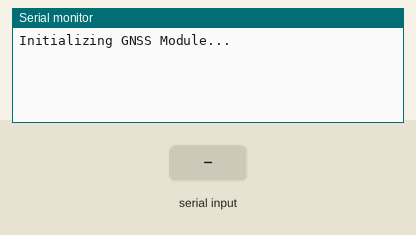
The sketch below on a simulated Arduino Uno, built with avr-gcc and run on an emulated ATmega328P. Parts: the last lines printed to the serial monitor. The test bench sets the inputs (shaded band).

Above: at 1.2 s.
1.3 s: ",\n" received over Serial
At 1.9 s:
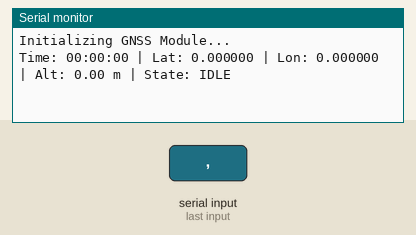
2.8 s: "90,45,200,10,150,30\n" received over Serial
At 3.8 s:
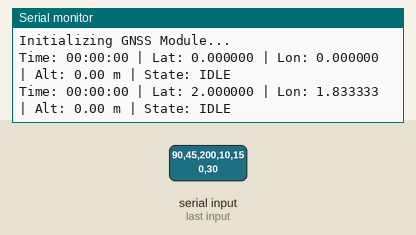

Measured:
- after the input at 1.3 s, the serial monitor: prints a new line at once (image 1)
- after the input at 2.8 s, the serial monitor: prints a new line at once (image 2)

The sketch:

JANUSTAKEME.ino
```cpp
String nmeaSentence = "";
double latitude = 0, longitude = 0, altitude = 0;
int hour = 0, minute = 0, second = 0;

// Flight state machine
enum FlightState {
  IDLE,
  ASCENT,
  APOGEE,
  DESCENT,
  PAYLOAD_DEPLOYED,
  LANDED
};

FlightState currentState = IDLE;
double peakAltitude = 0;
bool payloadDeployed = false;

double prevAltitude = 0; // previous altitude to detect ascent/descent

void setup() {
  Serial.begin(9600);  // Hardware UART: TX0/RX0

  Serial.println("Initializing GNSS Module...");

}

void loop() {
  while (Serial.available()) {
    char c = Serial.read();

    if (c == '\n') { // End of NMEA sentence
      parseGGA(nmeaSentence);   // Parse GNGGA
      nmeaSentence = "";

      // Update flight state using previous-altitude logic
      updateFlightState(altitude);

      // Print flight data
      Serial.print("Time: ");
      print2digits(hour); Serial.print(":");
      print2digits(minute); Serial.print(":");
      print2digits(second);

      Serial.print(" | Lat: "); Serial.print(latitude, 6);
      Serial.print(" | Lon: "); Serial.print(longitude, 6);
      Serial.print(" | Alt: "); Serial.print(altitude, 2);
      Serial.print(" m | State: ");
      printState(currentState);
      Serial.println();

    } else if (c != '\r') {
      nmeaSentence += c; // accumulate sentence
    }
  }
}

// ------------------- PARSE GNGGA -------------------
void parseGGA(String s) {
  // $GNGGA,hhmmss.sss,lat,N,lon,E,fix,numSV,HDOP,alt,M,...
  String parts[15];
  int idx = 0;
  while (s.indexOf(",") != -1) {
    parts[idx++] = s.substring(0, s.indexOf(","));
    s = s.substring(s.indexOf(",")+1);
  }
  parts[idx] = s;

  // Parse time
  if(parts[1].length() >= 6){
    hour = parts[1].substring(0,2).toInt();
    minute = parts[1].substring(2,4).toInt();
    second = parts[1].substring(4,6).toInt();
  }

  // Parse latitude & longitude
  if(parts[2].length() > 0 && parts[4].length() > 0){
    latitude = convertToDecimal(parts[2].toFloat(), parts[3].charAt(0));
    longitude = convertToDecimal(parts[4].toFloat(), parts[5].charAt(0));
  }

  // Parse altitude (MSL)
  if(parts[9].length() > 0){
    altitude = parts[9].toFloat();
  }
}

// Convert NMEA lat/lon to decimal degrees
double convertToDecimal(float val, char dir) {
  int deg = int(val / 100);
  float minutes = val - deg*100;
  double dec = deg + minutes/60.0;
  if(dir == 'S' || dir == 'W') dec = -dec;
  return dec;
}

// ------------------- FLIGHT STATE MACHINE -------------------
void updateFlightState(double alt) {
    double deltaAlt = alt - prevAltitude;
    prevAltitude = alt; // store current for next loop

    switch(currentState){
        case IDLE:
            if(deltaAlt > 0) currentState = ASCENT; // started going up
            break;

        case ASCENT:
            if(deltaAlt <= 0) {  // ascent stopped
                currentState = APOGEE;
                peakAltitude = alt; // record peak
            }
            break;

        case APOGEE:
            currentState = DESCENT;
            break;

        case DESCENT:
            if(!payloadDeployed && alt <= 0.75 * peakAltitude){
                currentState = PAYLOAD_DEPLOYED;
                payloadDeployed = true;
            } else if(alt <= 0){
                currentState = LANDED;
            }
            break;

        case PAYLOAD_DEPLOYED:
            if(alt <= 0) currentState = LANDED;
            break;

        case LANDED:
            // final state
            break;
    }
}

// ------------------- HELPERS -------------------
void printState(FlightState s){
  switch(s){
    case IDLE: Serial.print("IDLE"); break;
    case ASCENT: Serial.print("ASCENT"); break;
    case APOGEE: Serial.print("APOGEE"); break;
    case DESCENT: Serial.print("DESCENT"); break;
    case PAYLOAD_DEPLOYED: Serial.print("PAYLOAD DEPLOYED"); break;
    case LANDED: Serial.print("LANDED"); break;
  }
}

void print2digits(int val){
  if(val < 10) Serial.print("0");
  Serial.print(val);
}
```
